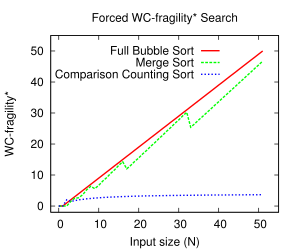

Reproduce this figure in gnuplot.
set terminal postscript eps enhanced color size 3,2.5 "NimbusSanL-Regu,17" fontfile "/usr/share/texmf/fonts/type1/urw/helvetic/uhvr8a.pfb"
set key at 42,52 samplen 2
set out 'RBS.eps'
set title "Forced WC-fragility* Search"
set xlabel "Input size (N)"
set ylabel "WC-fragility*"
set xrange [-2:55]
set yrange [-2:55]
plot "data.dat" using 1:2 title "Full Bubble Sort" w l lw 4, \
"data.dat" using 1:3 title "Merge Sort" w l lw 4, \
"data.dat" using 1:4 title "Comparison Counting Sort" w l lw 4
